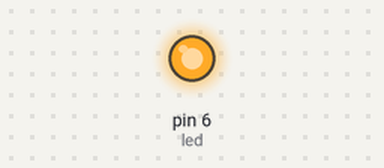
The sketch below on a simulated Arduino Uno, built with avr-gcc and run on an emulated ATmega328P. Parts: output pins drawn as LEDs (lit = HIGH).

Above: at 0.1 s.
Timing chart, 0 to 1.6 s (numbered marks = the images above):
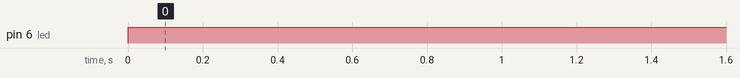

Measured:
- by itself, pin 6 (led): LOW → HIGH at 0.00 s

The sketch:

led_on.ino
```cpp
//Programa que enciende un led
//Recordar conectar el led con un resistor en serie de al menos 100 ohms
int led = 6; //terminal del arduino donde se conectara el led
void setup(){
  pinMode(led, OUTPUT); //se configura la terminal led como salida
}

void loop(){
  digitalWrite(led, HIGH); //HIGH o 1 enciende el led, LOW o 0 lo apaga
}
```
